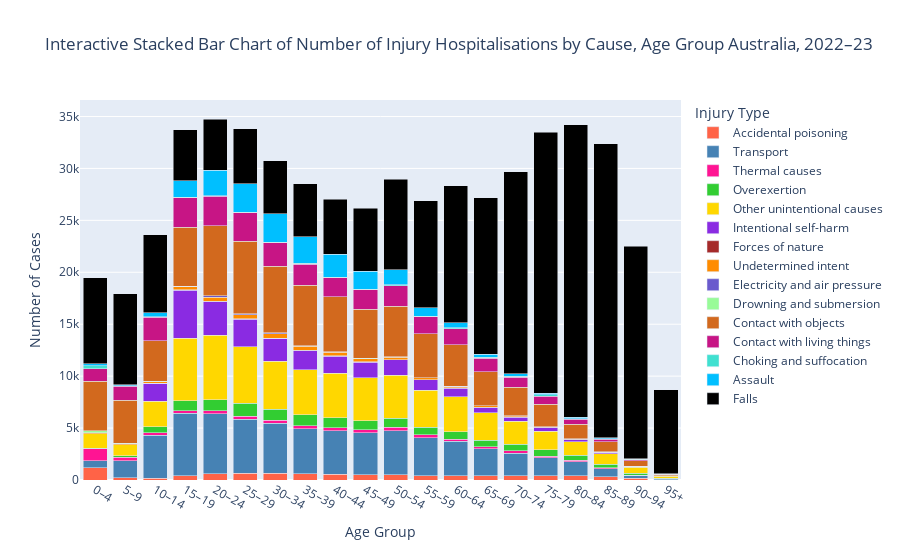

The notebook cell this image was saved under:
### Code cell
import plotly.express as px

# Define a custom list of 15 distinct colors
custom_colors = [
    '#FF6347', '#4682B4','#FF1493', '#32CD32', '#FFD700', '#8A2BE2', '#A52A2A', '#FF8C00' ,
      '#6A5ACD', '#98FB98', '#D2691E', '#C71585', '#40E0D0', '#00BFFF','#000000'
]

# Group data
grouped = h1.groupby(['Age Group', 'Injury Type'], as_index=False)['Number of Cases'].sum()

# Data
age_groups = ['0–4', '5–9', '10–14', '15–19', '20–24', '25–29', '30–34', '35–39', '40–44', 
              '45–49', '50–54', '55–59', '60–64', '65–69', '70–74', '75–79', '80–84', '85–89', 
              '90–94', '95+']

# Add a new column 'Label' to assign a specific number to each age group
label_mapping = {age_groups[i]: i+1 for i in range(len(age_groups))}
grouped['Label'] = grouped['Age Group'].map(label_mapping)

# Sort the DataFrame by 'Label'
grouped = grouped.sort_values(by='Label').reset_index(drop=True)

# Get unique injury types
injury_types = grouped['Injury Type'].unique()

# Generate a distinct color palette
color_palette = px.colors.qualitative.Set1  # You can use different color sets like Set1, Set2, etc.

# Ensure the color palette is large enough to cover all Injury Types
if len(injury_types) > len(color_palette):
    color_palette = px.colors.qualitative.Plotly  # You can switch to a larger palette if needed

# Create interactive stacked bar chart
fig = px.bar(
    grouped,
    x='Age Group',
    y='Number of Cases',
    color='Injury Type',
    title="Interactive Stacked Bar Chart of Number of Injury Hospitalisations by Cause, Age Group Australia, 2022–23",
    color_discrete_sequence=custom_colors
)

# Update layout for better spacing
fig.update_layout(barmode='stack', xaxis=dict(
        categoryorder='array',
        categoryarray=age_groups  # Explicitly set the order of age groups
    ))

# Show plot
fig.show()

### Figure 1 — Plotly figure (JSON) as saved in the notebook; plotly's stock layout.template omitted (floating-point values rounded to 4 significant figures)
{"data": [{"alignmentgroup": "True", "hovertemplate": "Injury Type=Accidental poisoning<br>Age Group=%{x}<br>Number of Cases=%{y}<extra></extra>", "legendgroup": "Accidental poisoning", "marker": {"color": "#FF6347", "pattern": {"shape": ""}}, "name": "Accidental poisoning", "offsetgroup": "Accidental poisoning", "orientation": "v", "showlegend": true, "textposition": "auto", "type": "bar", "x": ["0–4", "5–9", "10–14", "15–19", "20–24", "25–29", "30–34", "35–39", "40–44", "45–49", "50–54", "55–59", "60–64", "65–69", "70–74", "75–79", "80–84", "85–89", "90–94", "95+"], "xaxis": "x", "y": [1165, 234, 188, 396, 594, 654, 638, 613, 574, 506, 483, 412, 395, 401, 387, 401, 394, 294, 151, 37], "yaxis": "y"}, {"alignmentgroup": "True", "hovertemplate": "Injury Type=Transport<br>Age Group=%{x}<br>Number of Cases=%{y}<extra></extra>", "legendgroup": "Transport", "marker": {"color": "#4682B4", "pattern": {"shape": ""}}, "name": "Transport", "offsetgroup": "Transport", "orientation": "v", "showlegend": true, "textposition": "auto", "type": "bar", "x": ["0–4", "5–9", "10–14", "15–19", "20–24", "25–29", "30–34", "35–39", "40–44", "45–49", "50–54", "55–59", "60–64", "65–69", "70–74", "75–79", "80–84", "85–89", "90–94", "95+"], "xaxis": "x", "y": [686, 1636, 4115, 6013, 5793, 5197, 4827, 4337, 4189, 4067, 4237, 3670, 3316, 2602, 2205, 1741, 1363, 796, 303, 73], "yaxis": "y"}, {"alignmentgroup": "True", "hovertemplate": "Injury Type=Thermal causes<br>Age Group=%{x}<br>Number of Cases=%{y}<extra></extra>", "legendgroup": "Thermal causes", "marker": {"color": "#FF1493", "pattern": {"shape": ""}}, "name": "Thermal causes", "offsetgroup": "Thermal causes", "orientation": "v", "showlegend": true, "textposition": "auto", "type": "bar", "x": ["0–4", "5–9", "10–14", "15–19", "20–24", "25–29", "30–34", "35–39", "40–44", "45–49", "50–54", "55–59", "60–64", "65–69", "70–74", "75–79", "80–84", "85–89", "90–94", "95+"], "xaxis": "x", "y": [1159, 324, 225, 236, 295, 305, 301, 267, 283, 260, 344, 279, 227, 208, 205, 145, 124, 82, 27, 8], "yaxis": "y"}, {"alignmentgroup": "True", "hovertemplate": "Injury Type=Overexertion<br>Age Group=%{x}<br>Number of Cases=%{y}<extra></extra>", "legendgroup": "Overexertion", "marker": {"color": "#32CD32", "pattern": {"shape": ""}}, "name": "Overexertion", "offsetgroup": "Overexertion", "orientation": "v", "showlegend": true, "textposition": "auto", "type": "bar", "x": ["0–4", "5–9", "10–14", "15–19", "20–24", "25–29", "30–34", "35–39", "40–44", "45–49", "50–54", "55–59", "60–64", "65–69", "70–74", "75–79", "80–84", "85–89", "90–94", "95+"], "xaxis": "x", "y": [62, 136, 596, 998, 1065, 1237, 1052, 1061, 962, 893, 900, 728, 720, 619, 633, 633, 508, 360, 176, 52], "yaxis": "y"}, {"alignmentgroup": "True", "hovertemplate": "Injury Type=Other unintentional causes<br>Age Group=%{x}<br>Number of Cases=%{y}<extra></extra>", "legendgroup": "Other unintentional causes", "marker": {"color": "#FFD700", "pattern": {"shape": ""}}, "name": "Other unintentional causes", "offsetgroup": "Other unintentional causes", "orientation": "v", "showlegend": true, "textposition": "auto", "type": "bar", "x": ["0–4", "5–9", "10–14", "15–19", "20–24", "25–29", "30–34", "35–39", "40–44", "45–49", "50–54", "55–59", "60–64", "65–69", "70–74", "75–79", "80–84", "85–89", "90–94", "95+"], "xaxis": "x", "y": [1359, 1052, 2471, 5982, 6172, 5424, 4625, 4354, 4278, 4135, 4137, 3564, 3381, 2649, 2245, 1781, 1284, 987, 583, 196], "yaxis": "y"}, {"alignmentgroup": "True", "hovertemplate": "Injury Type=Intentional self-harm<br>Age Group=%{x}<br>Number of Cases=%{y}<extra></extra>", "legendgroup": "Intentional self-harm", "marker": {"color": "#8A2BE2", "pattern": {"shape": ""}}, "name": "Intentional self-harm", "offsetgroup": "Intentional self-harm", "orientation": "v", "showlegend": true, "textposition": "auto", "type": "bar", "x": ["0–4", "5–9", "10–14", "15–19", "20–24", "25–29", "30–34", "35–39", "40–44", "45–49", "50–54", "55–59", "60–64", "65–69", "70–74", "75–79", "80–84", "85–89", "90–94", "95+"], "xaxis": "x", "y": [0, 0, 1738, 4647, 3262, 2657, 2191, 1833, 1641, 1491, 1465, 989, 792, 496, 385, 312, 194, 133, 79, 22], "yaxis": "y"}, {"alignmentgroup": "True", "hovertemplate": "Injury Type=Forces of nature<br>Age Group=%{x}<br>Number of Cases=%{y}<extra></extra>", "legendgroup": "Forces of nature", "marker": {"color": "#A52A2A", "pattern": {"shape": ""}}, "name": "Forces of nature", "offsetgroup": "Forces of nature", "orientation": "v", "showlegend": true, "textposition": "auto", "type": "bar", "x": ["0–4", "5–9", "10–14", "15–19", "20–24", "25–29", "30–34", "35–39", "40–44", "45–49", "50–54", "55–59", "60–64", "65–69", "70–74", "75–79", "80–84", "85–89", "90–94", "95+"], "xaxis": "x", "y": [6, 0, 0, 47, 45, 49, 36, 36, 51, 27, 28, 17, 33, 50, 35, 43, 35, 31, 0, 0], "yaxis": "y"}, {"alignmentgroup": "True", "hovertemplate": "Injury Type=Undetermined intent<br>Age Group=%{x}<br>Number of Cases=%{y}<extra></extra>", "legendgroup": "Undetermined intent", "marker": {"color": "#FF8C00", "pattern": {"shape": ""}}, "name": "Undetermined intent", "offsetgroup": "Undetermined intent", "orientation": "v", "showlegend": true, "textposition": "auto", "type": "bar", "x": ["0–4", "5–9", "10–14", "15–19", "20–24", "25–29", "30–34", "35–39", "40–44", "45–49", "50–54", "55–59", "60–64", "65–69", "70–74", "75–79", "80–84", "85–89", "90–94", "95+"], "xaxis": "x", "y": [114, 90, 127, 314, 371, 389, 413, 367, 327, 276, 216, 167, 138, 104, 94, 68, 49, 46, 27, 9], "yaxis": "y"}, {"alignmentgroup": "True", "hovertemplate": "Injury Type=Electricity and air pressure<br>Age Group=%{x}<br>Number of Cases=%{y}<extra></extra>", "legendgroup": "Electricity and air pressure", "marker": {"color": "#6A5ACD", "pattern": {"shape": ""}}, "name": "Electricity and air pressure", "offsetgroup": "Electricity and air pressure", "orientation": "v", "showlegend": true, "textposition": "auto", "type": "bar", "x": ["0–4", "5–9", "10–14", "15–19", "20–24", "25–29", "30–34", "35–39", "40–44", "45–49", "50–54", "55–59", "60–64", "65–69", "70–74", "75–79", "80–84", "85–89", "90–94", "95+"], "xaxis": "x", "y": [7, 0, 0, 39, 120, 114, 91, 66, 46, 43, 43, 32, 33, 0, 15, 0, 0, 0, 0, 0], "yaxis": "y"}, {"alignmentgroup": "True", "hovertemplate": "Injury Type=Drowning and submersion<br>Age Group=%{x}<br>Number of Cases=%{y}<extra></extra>", "legendgroup": "Drowning and submersion", "marker": {"color": "#98FB98", "pattern": {"shape": ""}}, "name": "Drowning and submersion", "offsetgroup": "Drowning and submersion", "orientation": "v", "showlegend": true, "textposition": "auto", "type": "bar", "x": ["0–4", "5–9", "10–14", "15–19", "20–24", "25–29", "30–34", "35–39", "40–44", "45–49", "50–54", "55–59", "60–64", "65–69", "70–74", "75–79", "80–84", "85–89", "90–94", "95+"], "xaxis": "x", "y": [181, 56, 31, 0, 0, 0, 0, 0, 6, 13, 8, 0, 0, 17, 6, 8, 0, 0, 0, 0], "yaxis": "y"}, {"alignmentgroup": "True", "hovertemplate": "Injury Type=Contact with objects<br>Age Group=%{x}<br>Number of Cases=%{y}<extra></extra>", "legendgroup": "Contact with objects", "marker": {"color": "#D2691E", "pattern": {"shape": ""}}, "name": "Contact with objects", "offsetgroup": "Contact with objects", "orientation": "v", "showlegend": true, "textposition": "auto", "type": "bar", "x": ["0–4", "5–9", "10–14", "15–19", "20–24", "25–29", "30–34", "35–39", "40–44", "45–49", "50–54", "55–59", "60–64", "65–69", "70–74", "75–79", "80–84", "85–89", "90–94", "95+"], "xaxis": "x", "y": [4763, 4130, 3939, 5644, 6759, 6946, 6421, 5808, 5289, 4732, 4849, 4215, 4010, 3299, 2732, 2151, 1423, 953, 499, 156], "yaxis": "y"}, {"alignmentgroup": "True", "hovertemplate": "Injury Type=Contact with living things<br>Age Group=%{x}<br>Number of Cases=%{y}<extra></extra>", "legendgroup": "Contact with living things", "marker": {"color": "#C71585", "pattern": {"shape": ""}}, "name": "Contact with living things", "offsetgroup": "Contact with living things", "orientation": "v", "showlegend": true, "textposition": "auto", "type": "bar", "x": ["0–4", "5–9", "10–14", "15–19", "20–24", "25–29", "30–34", "35–39", "40–44", "45–49", "50–54", "55–59", "60–64", "65–69", "70–74", "75–79", "80–84", "85–89", "90–94", "95+"], "xaxis": "x", "y": [1198, 1361, 2260, 2864, 2867, 2761, 2248, 2054, 1848, 1879, 2013, 1634, 1499, 1265, 968, 794, 468, 250, 117, 25], "yaxis": "y"}, {"alignmentgroup": "True", "hovertemplate": "Injury Type=Choking and suffocation<br>Age Group=%{x}<br>Number of Cases=%{y}<extra></extra>", "legendgroup": "Choking and suffocation", "marker": {"color": "#40E0D0", "pattern": {"shape": ""}}, "name": "Choking and suffocation", "offsetgroup": "Choking and suffocation", "orientation": "v", "showlegend": true, "textposition": "auto", "type": "bar", "x": ["0–4", "5–9", "10–14", "15–19", "20–24", "25–29", "30–34", "35–39", "40–44", "45–49", "50–54", "55–59", "60–64", "65–69", "70–74", "75–79", "80–84", "85–89", "90–94", "95+"], "xaxis": "x", "y": [321, 55, 27, 30, 27, 46, 44, 51, 43, 66, 74, 67, 103, 91, 90, 115, 78, 50, 36, 16], "yaxis": "y"}, {"alignmentgroup": "True", "hovertemplate": "Injury Type=Assault<br>Age Group=%{x}<br>Number of Cases=%{y}<extra></extra>", "legendgroup": "Assault", "marker": {"color": "#00BFFF", "pattern": {"shape": ""}}, "name": "Assault", "offsetgroup": "Assault", "orientation": "v", "showlegend": true, "textposition": "auto", "type": "bar", "x": ["0–4", "5–9", "10–14", "15–19", "20–24", "25–29", "30–34", "35–39", "40–44", "45–49", "50–54", "55–59", "60–64", "65–69", "70–74", "75–79", "80–84", "85–89", "90–94", "95+"], "xaxis": "x", "y": [180, 87, 408, 1599, 2450, 2755, 2756, 2589, 2215, 1694, 1430, 813, 516, 329, 231, 144, 121, 106, 38, 19], "yaxis": "y"}, {"alignmentgroup": "True", "hovertemplate": "Injury Type=Falls<br>Age Group=%{x}<br>Number of Cases=%{y}<extra></extra>", "legendgroup": "Falls", "marker": {"color": "#000000", "pattern": {"shape": ""}}, "name": "Falls", "offsetgroup": "Falls", "orientation": "v", "showlegend": true, "textposition": "auto", "type": "bar", "x": ["0–4", "5–9", "10–14", "15–19", "20–24", "25–29", "30–34", "35–39", "40–44", "45–49", "50–54", "55–59", "60–64", "65–69", "70–74", "75–79", "80–84", "85–89", "90–94", "95+"], "xaxis": "x", "y": [8275, 8772, 7490, 4915, 4938, 5309, 5082, 5090, 5273, 6062, 8725, 10280, 13185, 15029, 19426, 25136, 28174, 28294, 20492, 8082], "yaxis": "y"}], "layout": {"barmode": "stack", "legend": {"title": {"text": "Injury Type"}, "tracegroupgap": 0}, "title": {"text": "Interactive Stacked Bar Chart of Number of Injury Hospitalisations by Cause, Age Group Australia, 2022–23"}, "xaxis": {"anchor": "y", "categoryarray": ["0–4", "5–9", "10–14", "15–19", "20–24", "25–29", "30–34", "35–39", "40–44", "45–49", "50–54", "55–59", "60–64", "65–69", "70–74", "75–79", "80–84", "85–89", "90–94", "95+"], "categoryorder": "array", "domain": [0, 1], "title": {"text": "Age Group"}}, "yaxis": {"anchor": "x", "domain": [0, 1], "title": {"text": "Number of Cases"}}}}
